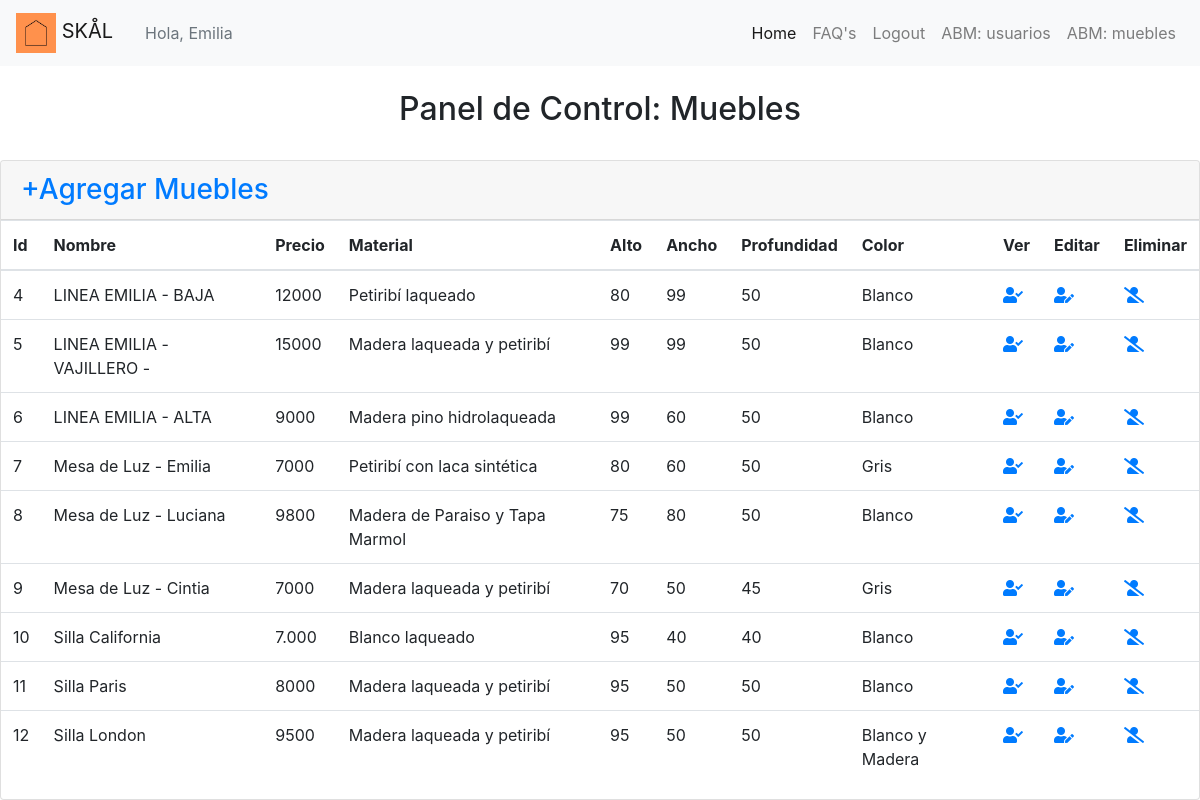
/abm_muebles.php (signed in), run on the app's committed database.
### tables this page shows
CREATE TABLE `muebles` (
  `id` int(11) NOT NULL,
  `nombre` varchar(45) NOT NULL,
  `precio` varchar(45) NOT NULL,
  `material` varchar(45) DEFAULT NULL,
  `alto` decimal(2,0) DEFAULT NULL,
  `ancho` decimal(2,0) DEFAULT NULL,
  `profundidad` decimal(2,0) DEFAULT NULL,
  `color` varchar(50) DEFAULT NULL,
  `foto` varchar(200) DEFAULT NULL
);

### Clases/query.php (called while the page is built, shortened)
<?php
class Query{
    static public function listado($pdo,$tabla){
        $sql="select * from $tabla";
        $consulta= $pdo->query($sql);
        $listado=$consulta->fetchall(PDO::FETCH_ASSOC);
        return $listado;
    }
}

### abm_muebles.php (the view, shortened to what this page needs)
<?php
include ("nav_bar.php");
$muebles = Query::listado($pdo,"muebles");
?>
<br>
<h2 class="text-center"> Panel de Control: Muebles</h2>
<br>
<div class="card" style="overflow-x:auto;">
  <h3 class="card-header"><a href=alta_muebles.php>+Agregar Muebles</a></h3>
<table class="table">
  <thead>
      <tr>
          <th>
              Id
          </th>
          <th>
              Nombre
          </th>
          <th>
              Precio
          </th>
          <th>
              Material
          </th>
          <th>
              Alto
          </th>
          <th>
              Ancho
          </th>
          <th>
              Profundidad
          </th>
          <th>
              Color
          </th>
          <th>
              Ver
          </th>
          <th>
              Editar
          </th>
          <th>
              Eliminar
          </th>
      </tr>
  </thead>
  <tbody>
      <?php foreach ($muebles as $key => $mueble) :?>
      <tr>
          <td>
              <?= $mueble['id'];?>
          </td>
          <td>
              <?= $mueble['nombre'];?>
          </td>
          <td>
              <?= $mueble['precio'];?>
          </td>
          <td>
              <?= $mueble['material'];?>
          </td>
          <td>
              <?= $mueble['alto'];?>
          </td>
          <td>
              <?= $mueble['ancho'];?>
          </td>
          <td>
              <?= $mueble['profundidad'];?>
          </td>
          <td>
              <?= $mueble['color'];?>
          </td>
          <td>
              <a href="perfilMueble.php?id= <?= $mueble['id'];?>"><i class="fas fa-user-check"></i></a>
          </td>
          <td>
              <a href="editarMueble.php?id= <?= $mueble['id'];?>"><i class="fas fa-user-edit"></i></a>
          </td>
          <td>
              <a href="eliminarMueble.php?id= <?= $mueble['id'];?>"><i class="fas fa-user-slash"></i></a>
          </td>
      </tr>
      <?php endforeach;?>
  </tbody>
</table>
</div>

### data on the page
muebles: id "4", nombre "LINEA EMILIA - BAJA", precio "12000", material "Petiribí laqueado", alto "80", ancho "99", profundidad "50", color "Blanco"
muebles: id "5", nombre "LINEA EMILIA - VAJILLERO -", precio "15000", material "Madera laqueada y petiribí", alto "99", ancho "99", profundidad "50", color "Blanco"
muebles: id "6", nombre "LINEA EMILIA - ALTA", precio "9000", material "Madera pino hidrolaqueada", alto "99", ancho "60", profundidad "50", color "Blanco"
muebles: id "7", nombre "Mesa de Luz - Emilia", precio "7000", material "Petiribí con laca sintética", alto "80", ancho "60", profundidad "50", color "Gris"
muebles: id "8", nombre "Mesa de Luz - Luciana", precio "9800", material "Madera de Paraiso y Tapa Marmol", alto "75", ancho "80", profundidad "50", color "Blanco"
muebles: id "9", nombre "Mesa de Luz - Cintia", precio "7000", material "Madera laqueada y petiribí", alto "70", ancho "50", profundidad "45", color "Gris"
muebles: id "10", nombre "Silla California", precio "7.000", material "Blanco laqueado", alto "95", ancho "40", profundidad "40", color "Blanco"
muebles: id "11", nombre "Silla Paris", precio "8000", material "Madera laqueada y petiribí", alto "95", ancho "50", profundidad "50", color "Blanco"
muebles: id "12", nombre "Silla London", precio "9500", material "Madera laqueada y petiribí", alto "95", ancho "50", profundidad "50", color "Blanco y Madera"

### other printed values
$_SESSION["nombre"] "Emilia"
